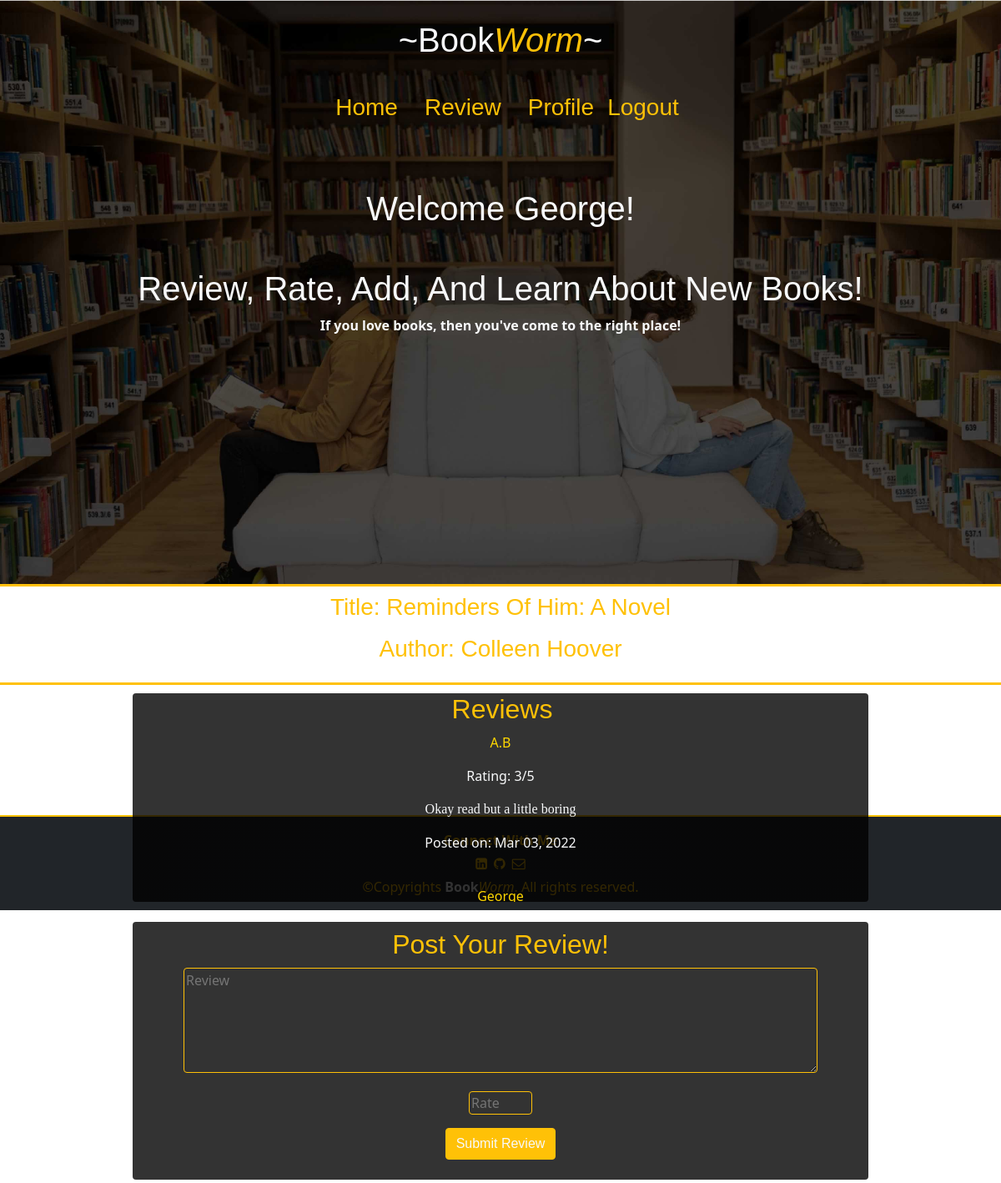
The app's page /books/7 (signed in) with its own data.
### apps/users/models.py (models this page shows)
class User(models.Model):
    name = models.CharField(max_length=255)
    alias = models.CharField(max_length=255)
    email = models.CharField(max_length=255)
    password = models.CharField(max_length=255)
    created_at = models.DateTimeField(auto_now_add=True)
    updated_at = models.DateTimeField(auto_now=True)
    objects = UserManager()

### apps/books/models.py (models this page shows)
class Book(models.Model):
    title = models.CharField(max_length=255)
    author = models.TextField()
    uploaded_by = models.ForeignKey(User, related_name='uploaded_books', on_delete=models.CASCADE)
    created_at = models.DateTimeField(auto_now_add=True)
    updated_at = models.DateTimeField(auto_now=True)
    objects = BookManager()

class Review(models.Model):
    review = models.TextField()
    rating = models.IntegerField()
    user = models.ForeignKey(User, related_name='book_reviews', on_delete= CASCADE)
    book = models.ForeignKey(Book, related_name='reviews', on_delete=models.CASCADE)
    created_at = models.DateTimeField(auto_now_add=True)
    updated_at = models.DateTimeField(auto_now=True)
    objects = BookManager()

### apps/books/views.py (the view)
# urls.py: path('<int:book_id>', views.show_book),
def show_book(request, book_id):
    if 'user_id' not in request.session:
        return redirect('/')
    user = User.objects.get(id= request.session['user_id'])
    book_to_get= Book.objects.get(id = book_id)
    context = {
        'reviews': Review.objects.filter(book= book_to_get),
        'book': book_to_get,
        'user' : user
    }
    return render(request, 'show_book.html', context)

### apps/books/templates/show_book.html (shortened to what this page needs)
<!DOCTYPE html>
<html lang="en">
<head>
    <link href="https://cdn.jsdelivr.net/npm/bootstrap@5.1.3/dist/css/bootstrap.min.css" rel="stylesheet">
    <link rel="stylesheet" href="https://cdnjs.cloudflare.com/ajax/libs/font-awesome/4.7.0/css/font-awesome.min.css">
    {% load static %}
    <link rel="stylesheet" href="{% static 'css/show_book.css' %}">
</head>
<body>
    <div class="container-fluid header">
        <h1 class="text-light  text-center py-4 text-decoration-underlin">~Book<i class="text-warning">Worm</i>~</h1>
        <nav class="navbar text-light p-2 mb-5">
            <div class="container-xxl">
                <div class=" d-flex justify-content-between m-auto">
                    <h3><a class="link-warning text-decoration-none mx-3" href="/books">Home</a></h3>
                    <h3><a class="link-warning text-decoration-none mx-3" href="/books/review">Review</a></h3>
                    <h3><a class="link-warning text-decoration-none mx-3" href="/{{user.id}}">Profile</a></h3>
                    <h3><a class="link-warning text-decoration-none" href="/logout">Logout</a></h3>
                </div>
        </nav>
        <div class="container pt-3">
            <h1 class="text-center text-light">Welcome {{user.alias}}!</h1>
            <h1 class="text-center text-light mt-5">Review, Rate, Add, And Learn About New Books! </h1>
            <p class="text-center text-light"><strong> If you love books, then you've come to the right place!</strong> </p>
        </div>
    </div>
    <div class="container-fluid p-0">
        <div class="container-fluid border-bottom border-top border-warning border-3">
            <h3 class="border- m-auto mb-3 text-center pt-2 w-50 text-warning">Title: {{book.title}}</h3>
            <h3 class="text-center text-warning mt-1 mb-4">Author: {{book.author}}</h3>
        </div>
        <div class="position-relative container-fluid p-0 mt-0">
            <video id="video" src="../static/img/pexels-yaroslav-shuraev-6279819.mp4" autoplay muted loop ></video>
            <div class="container-fluid content">
                <div class="d-flex flex-column align-items-center">
                    <div class="scroll_bar overflow-auto reviews w-75 p-0 mb-4 rounded" style="height: 250px;">
                        <h2 class="text-center ms-1 text-warning">Reviews</h2>
                        {% for review in reviews %}
                        <div class="container pb-4 text-light">
                            <p class="text-center"><a class="link text-decoration-none link-warning" href="/{{review.user.id}}">{{review.user.alias}}</a></p>
                            <p class="text-center">Rating: {{review.rating}}/5</p>
                            <p class="text-center review">{{review.review}}</p>
                            <p class="text-center">Posted on: {{review.created_at|date:'M d, Y'}}</p>
                        </div>
                        {% endfor %}
                    </div>
                    <div class="add_review rounded mb-1 p-2 w-75">
                        <h2 class="text-warning text-center">Post Your Review!</h2>
                        <div>
                            <form action="add_review/{{book.id}}" method="post">
                                <p class="text-center"><textarea class="text-warning rounded bg-transparent border border-warning" name="review" id="" cols="80" rows="5" placeholder="Review"></textarea></p>
                                <p class="text-center"><input class=" bg-transparent border rounded border-warning text-warning" type="number" name="rating" min="1" max="5" placeholder="Rate"></p>
                                <p class="text-center"><button class="d-inline btn btn-warning text-light border border-warning">Submit Review</button></p>
                            </form>
                        </div>
                    </div>
                </div>
            </div>
        </div>
    </div>
    <footer class="mt-0 p-3 bg-dark border-top border-warning border-2">
        <p class="text-center text-warning mb-0"><strong>Connect With Me</strong></p>
        <div class="d-flex justify-content-center align-items-center">
            <a class="link-warning p-1" href="#">
                <i class="fa fa-linkedin-square" aria-hidden="true"></i>
            </a>
            <a class="link-warning p-1" href="#">
                <i class="fa fa-github" aria-hidden="true"></i>
            </a>
            <a class="link-warning p-1" href="#">
                <i class="fa fa-envelope-o" aria-hidden="true"></i>
            </a>
        </div>
        <p class="text-center text-warning mb-0">&copy;Copyrights <strong class="text-light">Book</strong><i class="text-warning">Worm</i>. All rights reserved.</p>
    </footer>
</body>
</html>

### apps/books/static/css/show_book.css (style rules this page uses)
.header { background-image: url(../img/wepik-2022229-132042.png); height: 350px; background-repeat: no-repeat; background-size: cover; height: 700px; animation: change 15s infinite ease-in-out; }
video { max-width: 100%; }
.content { position: absolute; top: 10px; }
.reviews { background: linear-gradient(to top, rgba(0,0,0,0.8)50%, rgba(0,0,0,0.8)50%); }
.add_review { background: linear-gradient(to top, rgba(0,0,0,0.8)50%, rgba(0,0,0,0.8)50%); }
h1,h2,h3,h4,h5,button { font-family:Verdana, Geneva, Tahoma, sans-serif }
.review { font-family: 'Gaegu', cursive; font-family: 'Schoolbell', cursive; }
.link { color: gold; }

### records on screen
User: alias "George"
Book: title "Reminders Of Him: A Novel", author "Colleen Hoover"
Review: user.alias "A.B", rating "3", review "Okay read but a little boring", created_at "Mar 03, 2022"
Review: user.alias "George"
